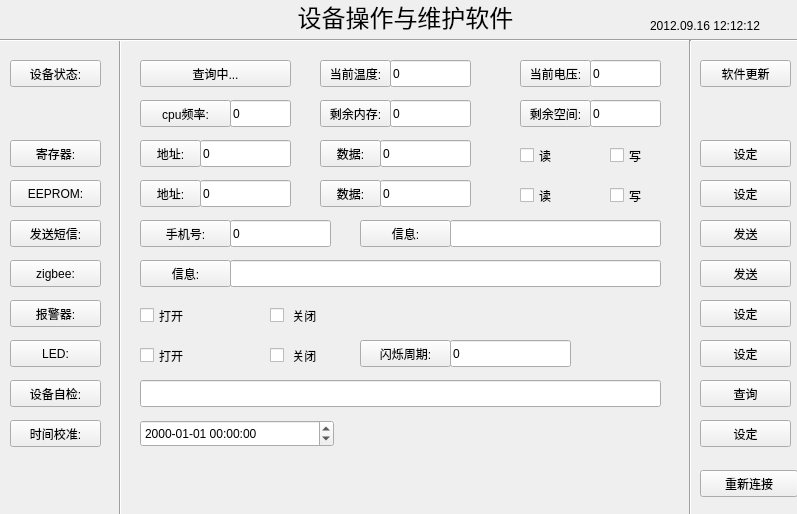
<?xml version="1.0" encoding="UTF-8"?>
<ui version="4.0">
 <class>MainWindow</class>
 <widget class="QMainWindow" name="MainWindow">
  <property name="geometry">
   <rect>
    <x>0</x>
    <y>0</y>
    <width>797</width>
    <height>514</height>
   </rect>
  </property>
  <property name="windowTitle">
   <string>设备操作与维护软件</string>
  </property>
  <widget class="QWidget" name="centralWidget">
   <widget class="QPushButton" name="RegisterButton">
    <property name="geometry">
     <rect>
      <x>10</x>
      <y>140</y>
      <width>91</width>
      <height>27</height>
     </rect>
    </property>
    <property name="text">
     <string>寄存器:</string>
    </property>
   </widget>
   <widget class="QPushButton" name="RegisterAddrButton">
    <property name="geometry">
     <rect>
      <x>140</x>
      <y>140</y>
      <width>61</width>
      <height>27</height>
     </rect>
    </property>
    <property name="text">
     <string>地址:</string>
    </property>
   </widget>
   <widget class="Line" name="line">
    <property name="geometry">
     <rect>
      <x>110</x>
      <y>40</y>
      <width>21</width>
      <height>541</height>
     </rect>
    </property>
    <property name="orientation">
     <enum>Qt::Vertical</enum>
    </property>
   </widget>
   <widget class="QPushButton" name="RegisterDataButton">
    <property name="geometry">
     <rect>
      <x>320</x>
      <y>140</y>
      <width>61</width>
      <height>27</height>
     </rect>
    </property>
    <property name="text">
     <string>数据:</string>
    </property>
   </widget>
   <widget class="QCheckBox" name="RegisterReadCheckBox">
    <property name="geometry">
     <rect>
      <x>520</x>
      <y>140</y>
      <width>51</width>
      <height>31</height>
     </rect>
    </property>
    <property name="text">
     <string>读</string>
    </property>
   </widget>
   <widget class="QCheckBox" name="RegisterWriteCheckBox">
    <property name="geometry">
     <rect>
      <x>610</x>
      <y>140</y>
      <width>51</width>
      <height>31</height>
     </rect>
    </property>
    <property name="text">
     <string>写</string>
    </property>
   </widget>
   <widget class="QLineEdit" name="RegisterAddrLineEdit">
    <property name="geometry">
     <rect>
      <x>200</x>
      <y>140</y>
      <width>91</width>
      <height>27</height>
     </rect>
    </property>
    <property name="text">
     <string>0</string>
    </property>
   </widget>
   <widget class="QLineEdit" name="RegisterDataLineEdit">
    <property name="geometry">
     <rect>
      <x>380</x>
      <y>140</y>
      <width>91</width>
      <height>27</height>
     </rect>
    </property>
    <property name="text">
     <string>0</string>
    </property>
   </widget>
   <widget class="QPushButton" name="EepromButton">
    <property name="geometry">
     <rect>
      <x>10</x>
      <y>180</y>
      <width>91</width>
      <height>27</height>
     </rect>
    </property>
    <property name="text">
     <string>EEPROM:</string>
    </property>
   </widget>
   <widget class="QLineEdit" name="EepromDataLineEdit">
    <property name="geometry">
     <rect>
      <x>380</x>
      <y>180</y>
      <width>91</width>
      <height>27</height>
     </rect>
    </property>
    <property name="text">
     <string>0</string>
    </property>
   </widget>
   <widget class="QPushButton" name="EepromDataButton">
    <property name="geometry">
     <rect>
      <x>320</x>
      <y>180</y>
      <width>61</width>
      <height>27</height>
     </rect>
    </property>
    <property name="text">
     <string>数据:</string>
    </property>
   </widget>
   <widget class="QCheckBox" name="EepromReadCheckBox">
    <property name="geometry">
     <rect>
      <x>520</x>
      <y>180</y>
      <width>51</width>
      <height>31</height>
     </rect>
    </property>
    <property name="text">
     <string>读</string>
    </property>
   </widget>
   <widget class="QLineEdit" name="EepromAddrLineEdit">
    <property name="geometry">
     <rect>
      <x>200</x>
      <y>180</y>
      <width>91</width>
      <height>27</height>
     </rect>
    </property>
    <property name="text">
     <string>0</string>
    </property>
   </widget>
   <widget class="QPushButton" name="EepromAddrButton">
    <property name="geometry">
     <rect>
      <x>140</x>
      <y>180</y>
      <width>61</width>
      <height>27</height>
     </rect>
    </property>
    <property name="text">
     <string>地址:</string>
    </property>
   </widget>
   <widget class="QCheckBox" name="EepromWriteCheckBox">
    <property name="geometry">
     <rect>
      <x>610</x>
      <y>180</y>
      <width>51</width>
      <height>31</height>
     </rect>
    </property>
    <property name="text">
     <string>写</string>
    </property>
   </widget>
   <widget class="QPushButton" name="CurrentTemperatureButton">
    <property name="geometry">
     <rect>
      <x>320</x>
      <y>60</y>
      <width>71</width>
      <height>27</height>
     </rect>
    </property>
    <property name="text">
     <string>当前温度:</string>
    </property>
   </widget>
   <widget class="QLineEdit" name="CurrnetTemperatureLineEdit">
    <property name="geometry">
     <rect>
      <x>390</x>
      <y>60</y>
      <width>81</width>
      <height>27</height>
     </rect>
    </property>
    <property name="text">
     <string>0</string>
    </property>
   </widget>
   <widget class="QLineEdit" name="CurrentVoltageLineEdit">
    <property name="geometry">
     <rect>
      <x>590</x>
      <y>60</y>
      <width>71</width>
      <height>27</height>
     </rect>
    </property>
    <property name="text">
     <string>0</string>
    </property>
   </widget>
   <widget class="QPushButton" name="CurrentVoltageButton">
    <property name="geometry">
     <rect>
      <x>520</x>
      <y>60</y>
      <width>71</width>
      <height>27</height>
     </rect>
    </property>
    <property name="text">
     <string>当前电压:</string>
    </property>
   </widget>
   <widget class="QPushButton" name="SoftWareUpdateButton">
    <property name="geometry">
     <rect>
      <x>700</x>
      <y>60</y>
      <width>91</width>
      <height>27</height>
     </rect>
    </property>
    <property name="text">
     <string>软件更新</string>
    </property>
   </widget>
   <widget class="QPushButton" name="DeviceStatButton">
    <property name="enabled">
     <bool>true</bool>
    </property>
    <property name="geometry">
     <rect>
      <x>10</x>
      <y>60</y>
      <width>91</width>
      <height>27</height>
     </rect>
    </property>
    <property name="text">
     <string>设备状态:</string>
    </property>
   </widget>
   <widget class="QPushButton" name="StatButton">
    <property name="geometry">
     <rect>
      <x>140</x>
      <y>60</y>
      <width>151</width>
      <height>27</height>
     </rect>
    </property>
    <property name="text">
     <string>查询中...</string>
    </property>
   </widget>
   <widget class="QPushButton" name="SendGprsMessageButton">
    <property name="geometry">
     <rect>
      <x>10</x>
      <y>220</y>
      <width>91</width>
      <height>27</height>
     </rect>
    </property>
    <property name="text">
     <string>发送短信:</string>
    </property>
   </widget>
   <widget class="QPushButton" name="ZigbeeButton">
    <property name="geometry">
     <rect>
      <x>10</x>
      <y>260</y>
      <width>91</width>
      <height>27</height>
     </rect>
    </property>
    <property name="text">
     <string>zigbee:</string>
    </property>
   </widget>
   <widget class="QPushButton" name="TelephoneNumberButton">
    <property name="geometry">
     <rect>
      <x>140</x>
      <y>220</y>
      <width>91</width>
      <height>27</height>
     </rect>
    </property>
    <property name="text">
     <string>手机号:</string>
    </property>
   </widget>
   <widget class="QLineEdit" name="TelephoneNumberLineEdit">
    <property name="geometry">
     <rect>
      <x>230</x>
      <y>220</y>
      <width>101</width>
      <height>27</height>
     </rect>
    </property>
    <property name="text">
     <string>0</string>
    </property>
   </widget>
   <widget class="QLineEdit" name="MessageLineEdit">
    <property name="geometry">
     <rect>
      <x>450</x>
      <y>220</y>
      <width>211</width>
      <height>27</height>
     </rect>
    </property>
    <property name="text">
     <string/>
    </property>
   </widget>
   <widget class="QPushButton" name="MessageButton">
    <property name="geometry">
     <rect>
      <x>360</x>
      <y>220</y>
      <width>91</width>
      <height>27</height>
     </rect>
    </property>
    <property name="text">
     <string>信息:</string>
    </property>
   </widget>
   <widget class="QPushButton" name="ZigbeeMessageButton">
    <property name="geometry">
     <rect>
      <x>140</x>
      <y>260</y>
      <width>91</width>
      <height>27</height>
     </rect>
    </property>
    <property name="text">
     <string>信息:</string>
    </property>
   </widget>
   <widget class="QLineEdit" name="ZigbeeMessageLineEdit">
    <property name="geometry">
     <rect>
      <x>230</x>
      <y>260</y>
      <width>431</width>
      <height>27</height>
     </rect>
    </property>
    <property name="text">
     <string/>
    </property>
   </widget>
   <widget class="QPushButton" name="BeepButton">
    <property name="geometry">
     <rect>
      <x>10</x>
      <y>300</y>
      <width>91</width>
      <height>27</height>
     </rect>
    </property>
    <property name="text">
     <string>报警器:</string>
    </property>
   </widget>
   <widget class="QCheckBox" name="BeepOpenCheckBox">
    <property name="geometry">
     <rect>
      <x>140</x>
      <y>300</y>
      <width>71</width>
      <height>31</height>
     </rect>
    </property>
    <property name="text">
     <string>打开</string>
    </property>
   </widget>
   <widget class="QCheckBox" name="BeepCloseCheckBox">
    <property name="geometry">
     <rect>
      <x>270</x>
      <y>300</y>
      <width>71</width>
      <height>31</height>
     </rect>
    </property>
    <property name="text">
     <string> 关闭</string>
    </property>
   </widget>
   <widget class="QPushButton" name="LedButton">
    <property name="geometry">
     <rect>
      <x>10</x>
      <y>340</y>
      <width>91</width>
      <height>27</height>
     </rect>
    </property>
    <property name="text">
     <string>LED:</string>
    </property>
   </widget>
   <widget class="QCheckBox" name="LedCloseCheckBox">
    <property name="geometry">
     <rect>
      <x>270</x>
      <y>340</y>
      <width>71</width>
      <height>31</height>
     </rect>
    </property>
    <property name="text">
     <string> 关闭</string>
    </property>
   </widget>
   <widget class="QCheckBox" name="LedOpenCheckBox">
    <property name="geometry">
     <rect>
      <x>140</x>
      <y>340</y>
      <width>71</width>
      <height>31</height>
     </rect>
    </property>
    <property name="text">
     <string>打开</string>
    </property>
   </widget>
   <widget class="QLineEdit" name="LedFlashTimeLineEdit">
    <property name="geometry">
     <rect>
      <x>450</x>
      <y>340</y>
      <width>121</width>
      <height>27</height>
     </rect>
    </property>
    <property name="text">
     <string>0</string>
    </property>
   </widget>
   <widget class="QPushButton" name="LedFlashTimeButton">
    <property name="geometry">
     <rect>
      <x>360</x>
      <y>340</y>
      <width>91</width>
      <height>27</height>
     </rect>
    </property>
    <property name="text">
     <string>闪烁周期:</string>
    </property>
   </widget>
   <widget class="QPushButton" name="HardWareTestSelf">
    <property name="geometry">
     <rect>
      <x>10</x>
      <y>380</y>
      <width>91</width>
      <height>27</height>
     </rect>
    </property>
    <property name="text">
     <string>设备自检:</string>
    </property>
   </widget>
   <widget class="QLineEdit" name="HardWareTestSelfLineEdit">
    <property name="geometry">
     <rect>
      <x>140</x>
      <y>380</y>
      <width>521</width>
      <height>27</height>
     </rect>
    </property>
    <property name="text">
     <string/>
    </property>
   </widget>
   <widget class="QLineEdit" name="CpuFreqLineEdit">
    <property name="geometry">
     <rect>
      <x>230</x>
      <y>100</y>
      <width>61</width>
      <height>27</height>
     </rect>
    </property>
    <property name="text">
     <string>0</string>
    </property>
   </widget>
   <widget class="QPushButton" name="CpuFreqButton">
    <property name="geometry">
     <rect>
      <x>140</x>
      <y>100</y>
      <width>91</width>
      <height>27</height>
     </rect>
    </property>
    <property name="text">
     <string>cpu频率:</string>
    </property>
   </widget>
   <widget class="QPushButton" name="FreeMemButton">
    <property name="geometry">
     <rect>
      <x>320</x>
      <y>100</y>
      <width>71</width>
      <height>27</height>
     </rect>
    </property>
    <property name="text">
     <string>剩余内存:</string>
    </property>
   </widget>
   <widget class="QLineEdit" name="FreeMemLineEdit">
    <property name="geometry">
     <rect>
      <x>390</x>
      <y>100</y>
      <width>81</width>
      <height>27</height>
     </rect>
    </property>
    <property name="text">
     <string>0</string>
    </property>
   </widget>
   <widget class="QPushButton" name="FreeDiskSpaceButton">
    <property name="geometry">
     <rect>
      <x>520</x>
      <y>100</y>
      <width>71</width>
      <height>27</height>
     </rect>
    </property>
    <property name="text">
     <string>剩余空间:</string>
    </property>
   </widget>
   <widget class="QLineEdit" name="FreeDiskSpaceLineEdit">
    <property name="geometry">
     <rect>
      <x>590</x>
      <y>100</y>
      <width>71</width>
      <height>27</height>
     </rect>
    </property>
    <property name="text">
     <string>0</string>
    </property>
   </widget>
   <widget class="Line" name="line_2">
    <property name="geometry">
     <rect>
      <x>0</x>
      <y>30</y>
      <width>801</width>
      <height>21</height>
     </rect>
    </property>
    <property name="orientation">
     <enum>Qt::Horizontal</enum>
    </property>
   </widget>
   <widget class="QLabel" name="menu">
    <property name="geometry">
     <rect>
      <x>205</x>
      <y>-4</y>
      <width>401</width>
      <height>41</height>
     </rect>
    </property>
    <property name="frameShadow">
     <enum>QFrame::Raised</enum>
    </property>
    <property name="text">
     <string>&lt;html&gt;&lt;head/&gt;&lt;body&gt;&lt;p&gt;&lt;span style=&quot; font-size:18pt;&quot;&gt;设备操作与维护软件&lt;/span&gt;&lt;/p&gt;&lt;/body&gt;&lt;/html&gt;</string>
    </property>
    <property name="textFormat">
     <enum>Qt::AutoText</enum>
    </property>
    <property name="alignment">
     <set>Qt::AlignCenter</set>
    </property>
   </widget>
   <widget class="Line" name="line_3">
    <property name="geometry">
     <rect>
      <x>680</x>
      <y>40</y>
      <width>20</width>
      <height>531</height>
     </rect>
    </property>
    <property name="orientation">
     <enum>Qt::Vertical</enum>
    </property>
   </widget>
   <widget class="QPushButton" name="RegisterSettingButton">
    <property name="geometry">
     <rect>
      <x>700</x>
      <y>140</y>
      <width>91</width>
      <height>27</height>
     </rect>
    </property>
    <property name="text">
     <string>设定</string>
    </property>
   </widget>
   <widget class="QPushButton" name="EepromSettingButton">
    <property name="geometry">
     <rect>
      <x>700</x>
      <y>180</y>
      <width>91</width>
      <height>27</height>
     </rect>
    </property>
    <property name="text">
     <string>设定</string>
    </property>
   </widget>
   <widget class="QPushButton" name="SendMessageButton">
    <property name="geometry">
     <rect>
      <x>700</x>
      <y>220</y>
      <width>91</width>
      <height>27</height>
     </rect>
    </property>
    <property name="text">
     <string>发送</string>
    </property>
   </widget>
   <widget class="QPushButton" name="SendZigbeeMessageButton">
    <property name="geometry">
     <rect>
      <x>700</x>
      <y>260</y>
      <width>91</width>
      <height>27</height>
     </rect>
    </property>
    <property name="text">
     <string>发送</string>
    </property>
   </widget>
   <widget class="QPushButton" name="BeepSettingButton">
    <property name="geometry">
     <rect>
      <x>700</x>
      <y>300</y>
      <width>91</width>
      <height>27</height>
     </rect>
    </property>
    <property name="text">
     <string>设定</string>
    </property>
   </widget>
   <widget class="QPushButton" name="LedSettingButton">
    <property name="geometry">
     <rect>
      <x>700</x>
      <y>340</y>
      <width>91</width>
      <height>27</height>
     </rect>
    </property>
    <property name="text">
     <string>设定</string>
    </property>
   </widget>
   <widget class="QPushButton" name="HardWareTestSelfCheckButton">
    <property name="geometry">
     <rect>
      <x>700</x>
      <y>380</y>
      <width>91</width>
      <height>27</height>
     </rect>
    </property>
    <property name="text">
     <string>查询</string>
    </property>
   </widget>
   <widget class="QLabel" name="CurrentTimeLabel">
    <property name="geometry">
     <rect>
      <x>650</x>
      <y>10</y>
      <width>141</width>
      <height>31</height>
     </rect>
    </property>
    <property name="text">
     <string>2012.09.16 12:12:12</string>
    </property>
   </widget>
   <widget class="QDateTimeEdit" name="dateTimeEdit">
    <property name="geometry">
     <rect>
      <x>140</x>
      <y>420</y>
      <width>194</width>
      <height>27</height>
     </rect>
    </property>
    <property name="displayFormat">
     <string>yyyy-MM-dd hh:mm:ss</string>
    </property>
   </widget>
   <widget class="QPushButton" name="TimeSettingButton">
    <property name="geometry">
     <rect>
      <x>10</x>
      <y>420</y>
      <width>91</width>
      <height>27</height>
     </rect>
    </property>
    <property name="text">
     <string>时间校准:</string>
    </property>
   </widget>
   <widget class="QPushButton" name="TimeAdjustButton">
    <property name="geometry">
     <rect>
      <x>700</x>
      <y>420</y>
      <width>91</width>
      <height>27</height>
     </rect>
    </property>
    <property name="text">
     <string>设定</string>
    </property>
   </widget>
   <widget class="QPushButton" name="ReConnectButton">
    <property name="geometry">
     <rect>
      <x>700</x>
      <y>470</y>
      <width>98</width>
      <height>27</height>
     </rect>
    </property>
    <property name="text">
     <string>重新连接</string>
    </property>
   </widget>
  </widget>
 </widget>
 <layoutdefault spacing="6" margin="11"/>
 <resources/>
 <connections/>
</ui>
